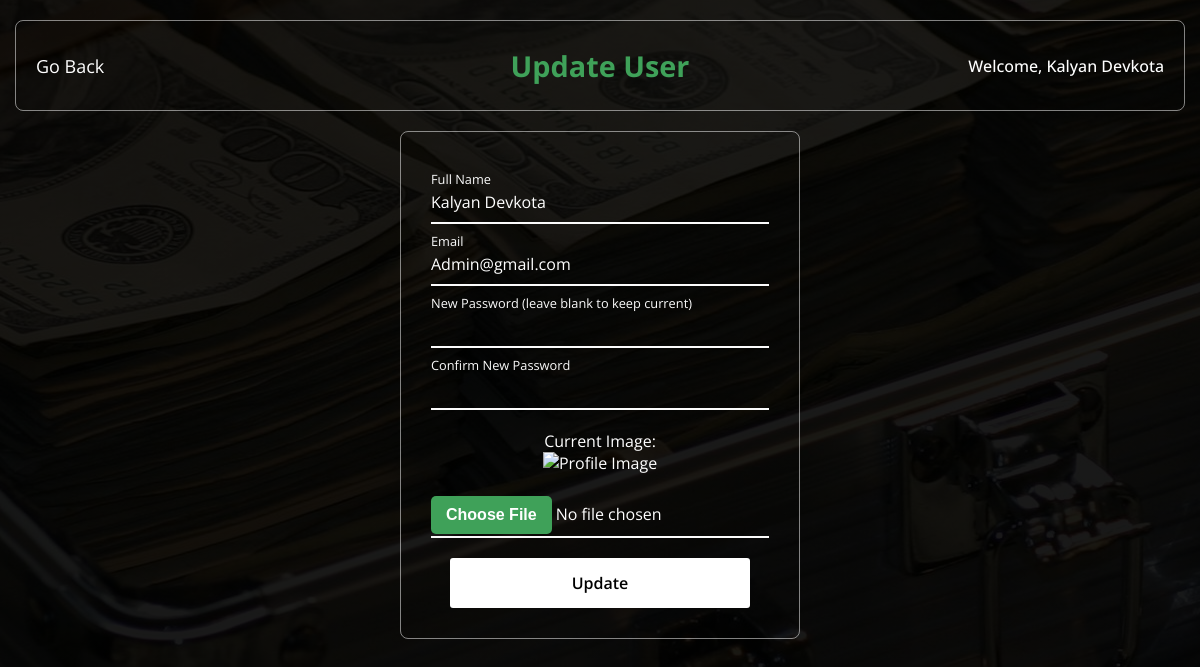
Before: /php/Admin/update_user.php?id=1 (signed in) with the older database file.
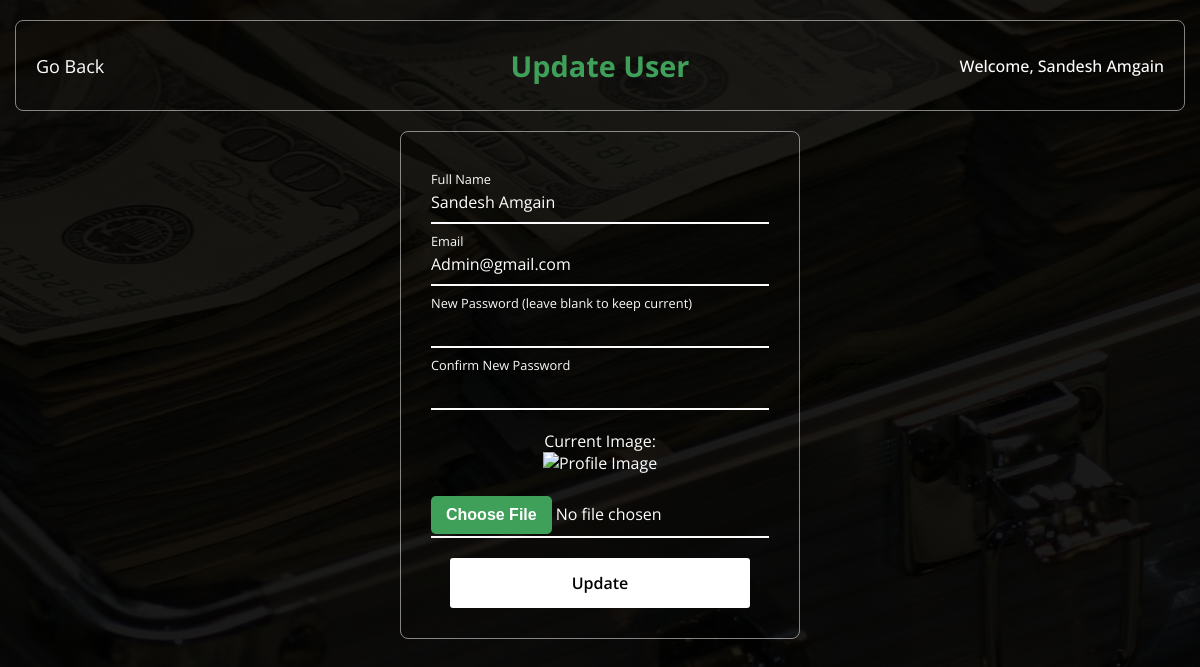
After: the same page with the newer database file.
### tables this page shows
CREATE TABLE users (
    id INT AUTO_INCREMENT PRIMARY KEY,       
    fullname VARCHAR(100) NOT NULL,          
    email VARCHAR(100) UNIQUE NOT NULL,      
    password VARCHAR(255) NOT NULL,     
    role ENUM('user', 'admin') DEFAULT 'user',
    image VARCHAR(400)
);

### php/Admin/update_user.php (the view, shortened to what this page needs)
<?php
require "../funct/connection.php";
if (isset($_GET['id'])) {
    $id = $_GET['id'];
    $stmt = $conn->prepare("SELECT * FROM users WHERE id = ?");
    $stmt->bind_param("i", $id);
    $stmt->execute();
    $result = $stmt->get_result();
    if ($result->num_rows > 0) {
        $row = $result->fetch_assoc();
    } else {
        echo "<script>alert('No User found with the given ID.'); window.history.back();</script>";
        exit;
    }
} else {
    echo "<script>alert('No ID provided.'); window.history.back();</script>";
    exit;
}
?>
<!DOCTYPE html>
<html lang="en">
<head>
    <link rel="stylesheet" href="../../CSS/register.css">
</head>
<body>
    <header>
        <div class="arr">
            <a href="userlist.php">Go Back</a>
        </div>
        <div class="fld">
            <h2 class="subtitle">Update User</h2>
        </div>
        <div class="log">
            <p><?php echo "Welcome, " . $_SESSION['username']; ?></p>
        </div>
    </header>
    <div class="container">
        <div class="wrapper">
            <form action="" method="POST" enctype="multipart/form-data">
                <div class="frm1">
                    <div class="input-field">
                        <input type="text" id="fullname" name="fullname" value="<?php echo $row['fullname']; ?>" required>
                        <label for="fullname">Full Name</label>
                    </div>
                    <div class="input-field">
                        <input type="email" id="email" name="email" value="<?php echo $row['email']; ?>" required>
                        <label for="email">Email</label>
                    </div>
                    <div class="input-field">
                        <input type="password" id="password" name="password">
                        <label for="password">New Password (leave blank to keep current)</label>
                    </div>
                    <div class="input-field">
                        <input type="password" id="confirm-password" name="confirm-password">
                        <label for="confirm-password">Confirm New Password</label>
                    </div>
                    <div class="input-field">
                        <p>Current Image:<br><img src="../../pics/uploads/<?php echo $row['image']; ?>" width="100" height="100" alt="Profile Image"></p><br>
                        <input type="file" id="profile_image" name="profile_image">
                    </div>
                    <button type="submit" class="register-btn">Update</button>
                </div>
            </form>
        </div>
    </div>
</body>
</html>

Changed rows visible on the page:
changed users "Admin@gmail.com": fullname "Kalyan Devkota" → "Sandesh Amgain"
Other visible differences:
$_SESSION['username']: "Kalyan Devkota" → "Sandesh Amgain"
